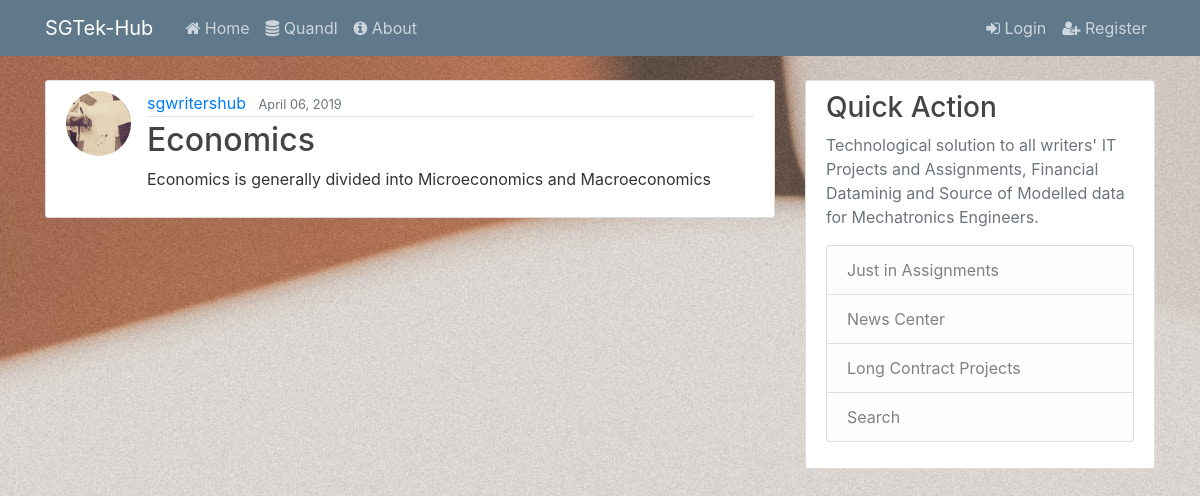
The app's page /post/3/, older data.
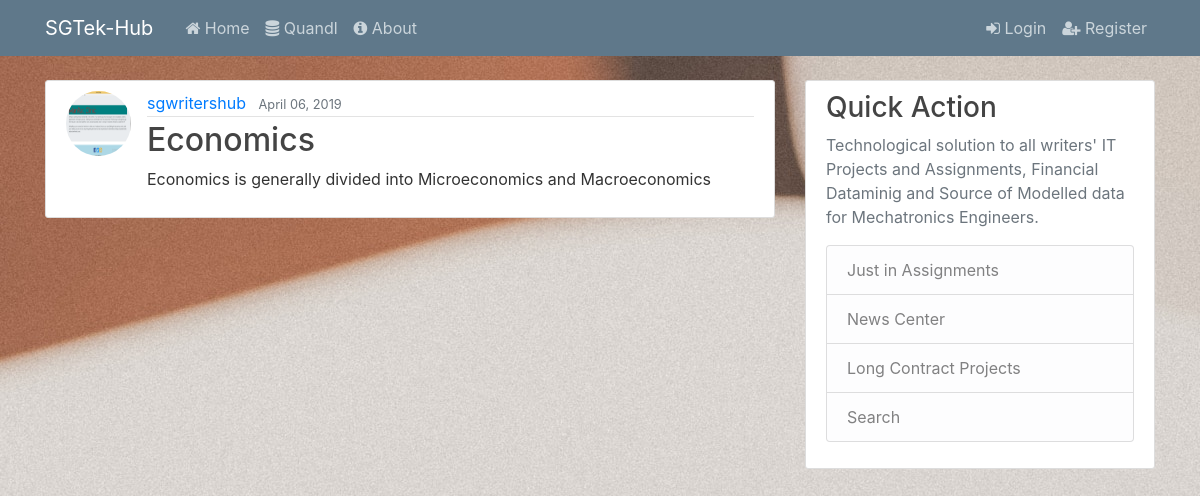
The same page, newer data.
### blog/models.py (models this page shows, shortened)
class Post(models.Model):
    title = models.CharField(max_length=100)
    content = models.TextField()
    date_posted = models.DateTimeField(default=timezone.now)
    author = models.ForeignKey(User, on_delete=models.CASCADE)

### users/models.py (models this page shows, shortened)
class Profile(models.Model):
    user = models.OneToOneField(User, on_delete=models.CASCADE)
    image = models.ImageField(default='profile.png', upload_to='profile_pics')
    phone = models.CharField(max_length=13)
    county = models.CharField(max_length=20)

### blog/views.py (the view)
# urls.py: path('post/<int:pk>/', HomeDetailView.as_view(), name='post-detail'),
class HomeDetailView(DetailView):
    model = Post
    template_name = 'blog/details.html'
    context_object_name = 'post'

### blog/templates/blog/details.html (shortened to what this page needs)
{% extends 'blog/base.html' %} {% load static %}  {% block body %}
<article class="media content-section">
    <img class="rounded-circle article-img" src="{{ post.author.profile.image.url }}" alt="Author's Image">
    <div class="media-body">
        <div class="article-metadata">
            <a class="mr-2" href="#">{{ post.author }}</a>
            <small class="text-muted">{{ post.date_posted|date:"F d, Y" }}</small>
        </div>
        <h2 class="article-title">{{ post.title }}</h2>
        <p class="article-content">{{ post.content }}</p>
    </div>
</article>
{% endblock %}

Row changes from the older to the newer data that the page shows:
changed through a linked row, Post "Economics": author.profile.image: a different picture
